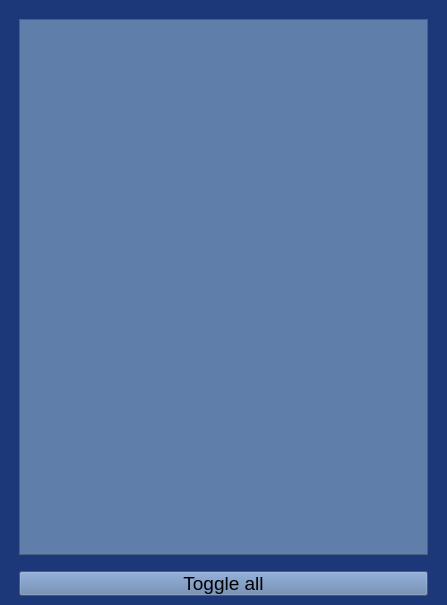
<?xml version="1.0" encoding="UTF-8"?>
<ui version="4.0">
 <class>MainWindow</class>
 <widget class="QMainWindow" name="MainWindow">
  <property name="geometry">
   <rect>
    <x>0</x>
    <y>0</y>
    <width>447</width>
    <height>605</height>
   </rect>
  </property>
  <property name="windowTitle">
   <string>MainWindow</string>
  </property>
  <property name="styleSheet">
   <string notr="true">QWidget{
background-color:#1C3879;
}
QListWidget{
background-color:#607EAA;
margin:10%;
font:14pt;
}
QPushButton{
background-color:#607EAA;
margin-left:10%;
margin-right:10%;
font:14pt;
}</string>
  </property>
  <widget class="QWidget" name="centralwidget">
   <layout class="QGridLayout" name="gridLayout">
    <item row="1" column="1" colspan="2">
     <widget class="QPushButton" name="toggleall_button">
      <property name="text">
       <string>Toggle all</string>
      </property>
     </widget>
    </item>
    <item row="0" column="1" colspan="2">
     <widget class="QListWidget" name="todo_listWidget">
      <property name="styleSheet">
       <string notr="true"/>
      </property>
     </widget>
    </item>
   </layout>
  </widget>
 </widget>
 <resources/>
 <connections/>
</ui>
